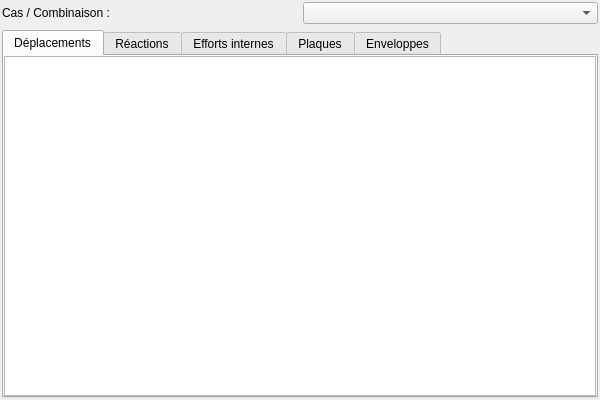
<?xml version="1.0" encoding="UTF-8"?>
<ui version="4.0">
 <class>ResultsPanel</class>
 <widget class="QWidget" name="ResultsPanel">
  <property name="geometry">
   <rect>
    <x>0</x>
    <y>0</y>
    <width>600</width>
    <height>400</height>
   </rect>
  </property>
  <layout class="QVBoxLayout" name="main_layout">
   <property name="leftMargin">
    <number>2</number>
   </property>
   <property name="topMargin">
    <number>2</number>
   </property>
   <property name="rightMargin">
    <number>2</number>
   </property>
   <property name="bottomMargin">
    <number>2</number>
   </property>
   <item>
    <layout class="QHBoxLayout" name="top_bar">
     <property name="stretch">
      <string>0,1</string>
     </property>
     <item>
      <widget class="QLabel" name="lbl_case">
       <property name="text">
        <string>Cas / Combinaison :</string>
       </property>
      </widget>
     </item>
     <item>
      <widget class="QComboBox" name="case_combo">
       <property name="sizeAdjustPolicy">
        <enum>QComboBox::SizeAdjustPolicy::AdjustToContents</enum>
       </property>
      </widget>
     </item>
    </layout>
   </item>
   <item>
    <widget class="QTabWidget" name="tabs">
     <property name="currentIndex">
      <number>0</number>
     </property>
     <widget class="QWidget" name="tab_displacements">
      <attribute name="title">
       <string>Déplacements</string>
      </attribute>
      <layout class="QVBoxLayout" name="layout_displacements">
       <property name="leftMargin">
        <number>0</number>
       </property>
       <property name="topMargin">
        <number>0</number>
       </property>
       <property name="rightMargin">
        <number>0</number>
       </property>
       <property name="bottomMargin">
        <number>0</number>
       </property>
       <item>
        <widget class="QTableWidget" name="tbl_displacements">
         <property name="editTriggers">
          <set>QAbstractItemView::NoEditTriggers</set>
         </property>
        </widget>
       </item>
      </layout>
     </widget>
     <widget class="QWidget" name="tab_reactions">
      <attribute name="title">
       <string>Réactions</string>
      </attribute>
      <layout class="QVBoxLayout" name="layout_reactions">
       <property name="leftMargin">
        <number>0</number>
       </property>
       <property name="topMargin">
        <number>0</number>
       </property>
       <property name="rightMargin">
        <number>0</number>
       </property>
       <property name="bottomMargin">
        <number>0</number>
       </property>
       <item>
        <widget class="QTableWidget" name="tbl_reactions">
         <property name="editTriggers">
          <set>QAbstractItemView::NoEditTriggers</set>
         </property>
        </widget>
       </item>
      </layout>
     </widget>
     <widget class="QWidget" name="tab_forces">
      <attribute name="title">
       <string>Efforts internes</string>
      </attribute>
      <layout class="QVBoxLayout" name="layout_forces">
       <property name="leftMargin">
        <number>0</number>
       </property>
       <property name="topMargin">
        <number>0</number>
       </property>
       <property name="rightMargin">
        <number>0</number>
       </property>
       <property name="bottomMargin">
        <number>0</number>
       </property>
       <item>
        <widget class="QTableWidget" name="tbl_forces">
         <property name="editTriggers">
          <set>QAbstractItemView::NoEditTriggers</set>
         </property>
       </widget>
      </item>
     </layout>
    </widget>
     <widget class="QWidget" name="tab_surface_results">
      <attribute name="title">
       <string>Plaques</string>
      </attribute>
      <layout class="QVBoxLayout" name="layout_surface_results">
       <property name="leftMargin">
        <number>0</number>
       </property>
       <property name="topMargin">
        <number>0</number>
       </property>
       <property name="rightMargin">
        <number>0</number>
       </property>
       <property name="bottomMargin">
        <number>0</number>
       </property>
       <item>
        <widget class="QTableWidget" name="tbl_surface_results">
         <property name="editTriggers">
          <set>QAbstractItemView::NoEditTriggers</set>
         </property>
        </widget>
       </item>
      </layout>
     </widget>
     <widget class="QWidget" name="tab_envelopes">
      <attribute name="title">
       <string>Enveloppes</string>
      </attribute>
      <layout class="QVBoxLayout" name="layout_envelopes">
       <property name="leftMargin">
        <number>0</number>
       </property>
       <property name="topMargin">
        <number>0</number>
       </property>
       <property name="rightMargin">
        <number>0</number>
       </property>
       <property name="bottomMargin">
        <number>0</number>
       </property>
       <item>
        <widget class="QTableWidget" name="tbl_envelopes">
         <property name="editTriggers">
          <set>QAbstractItemView::NoEditTriggers</set>
         </property>
        </widget>
       </item>
      </layout>
     </widget>
    </widget>
   </item>
  </layout>
 </widget>
 <resources/>
 <connections/>
</ui>
